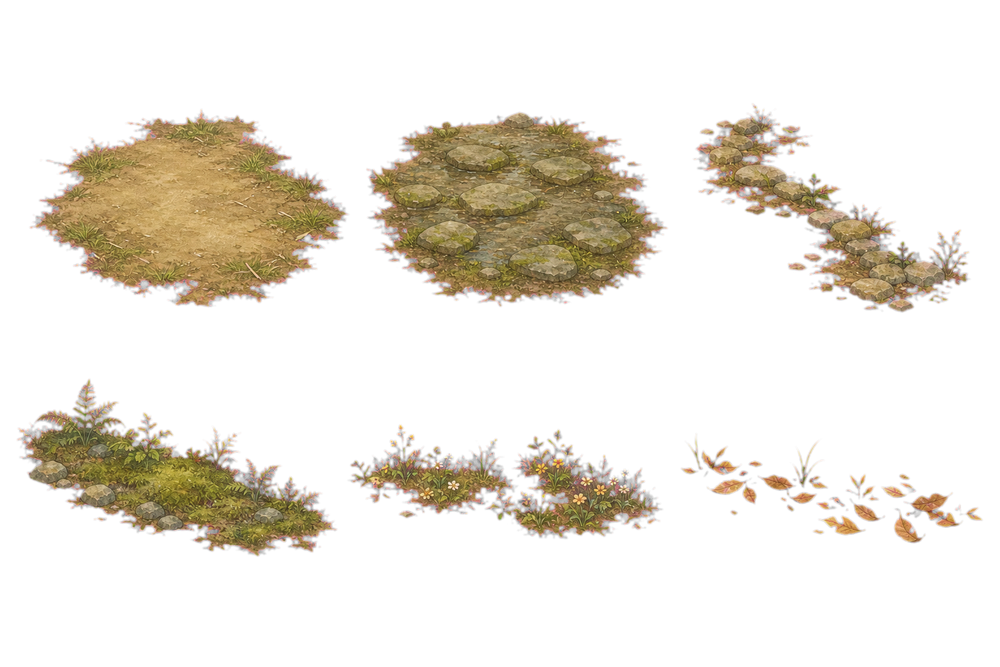
#> input picture art-source/landscapes/courtyard-ground-accents-v1-alpha.png, 1000 x 667 px, shrunk from 1536 x 1024 before the run
$ python export-landscape-accents.py
#> lines starting #> are read from the running program, lines starting #| are printed output that depends on the picture
from pathlib import Path

from PIL import Image


ROOT = Path(__file__).resolve().parents[1]
SOURCE = ROOT / "art-source" / "landscapes" / "courtyard-ground-accents-v1-alpha.png"
OUTPUT = ROOT / "public" / "art" / "landscapes"
NAMES = (
    "kitchen-earth-v1.webp",
    "damp-stones-v1.webp",
    "pathside-stones-v1.webp",
    "mossy-wall-v1.webp",
    "wildflower-ribbon-v1.webp",
    "leaf-litter-v1.webp",
)


def padded_alpha_crop(image: Image.Image, padding: int = 18) -> Image.Image:
    bounds = image.getchannel("A").getbbox()
    if bounds is None:
        return image
    left, top, right, bottom = bounds
    return image.crop(
        (
            max(0, left - padding),
            max(0, top - padding),
            min(image.width, right + padding),
            min(image.height, bottom + padding),
        )
    )


def main() -> None:
    atlas = Image.open(SOURCE).convert("RGBA")
#> atlas is the input picture: PIL image 1000x667 RGBA; mean R, G, B, A 33.1, 27.5, 18.3, 49
    cell_width = atlas.width // 3
#> cell_width = 333
    cell_height = atlas.height // 2
#> cell_height = 333
    OUTPUT.mkdir(parents=True, exist_ok=True)
    for index, name in enumerate(NAMES):
        column = index % 3
        row = index // 3
        cell = atlas.crop(
            (
                column * cell_width,
                row * cell_height,
                (column + 1) * cell_width,
                (row + 1) * cell_height,
            )
        )
        cropped = padded_alpha_crop(cell)
        cropped.save(OUTPUT / name, "WEBP", lossless=True, method=6)
        print(f"Wrote {OUTPUT / name} ({cropped.width}x{cropped.height})")
#> this loop made 6 passes
#> (left in padded_alpha_crop, top in padded_alpha_crop, right in padded_alpha_crop, bottom in padded_alpha_crop) on passes 1 to 6: (28, 108, 333, 308), (0, 111, 333, 308), (0, 102, 306, 314), (16, 44, 333, 225), (0, 90, 331, 207), (14, 99, 318, 211)
#> pass 1, in main, `cell = atlas.crop( ( column * cell_width, row * cell_height, (column +..`:
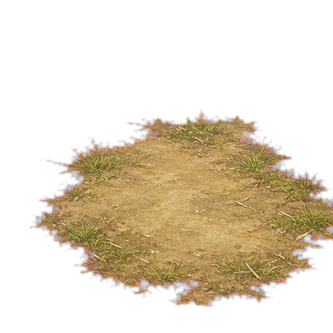
#> cell: PIL image 333x333 RGBA; mean R, G, B, A 61.5, 50.4, 31.8, 85.2; transparent parts drawn white
#> pass 1, in main, `cropped = padded_alpha_crop(cell)`:
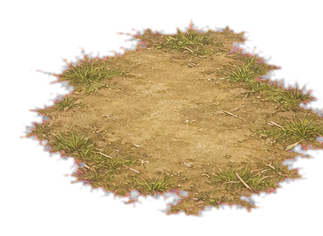
#> cropped: PIL image 323x236 RGBA; mean R, G, B, A 89.5, 73.3, 46.3, 123.9; transparent parts drawn white
#> pass 2, in main, `cell = atlas.crop( ( column * cell_width, row * cell_height, (column +..`:
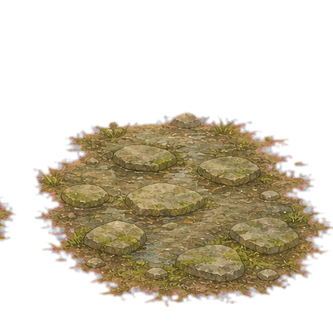
#> cell: PIL image 333x333 RGBA; mean R, G, B, A 53.5, 45.7, 30, 90.2; transparent parts drawn white
#> pass 2, in main, `cropped = padded_alpha_crop(cell)`:
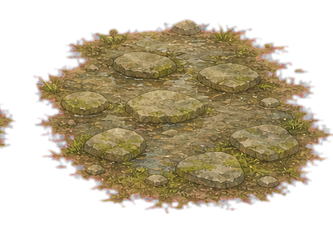
#> cropped: PIL image 333x233 RGBA; mean R, G, B, A 76.5, 65.4, 42.9, 128.9; transparent parts drawn white
#> after the loop:
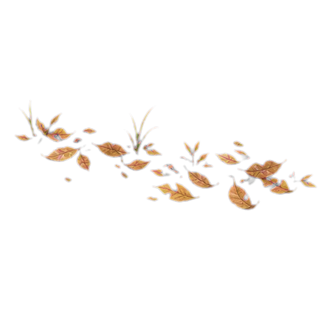
#> cell: PIL image 333x333 RGBA; mean R, G, B, A 9.1, 6.5, 4.6, 8.3; transparent parts drawn white
#> after the loop:
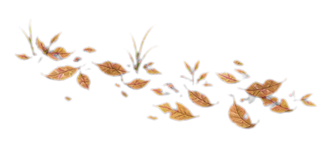
#> cropped: PIL image 333x148 RGBA; mean R, G, B, A 20.4, 14.5, 10.4, 18.7; transparent parts drawn white


if __name__ == "__main__":
    main()
